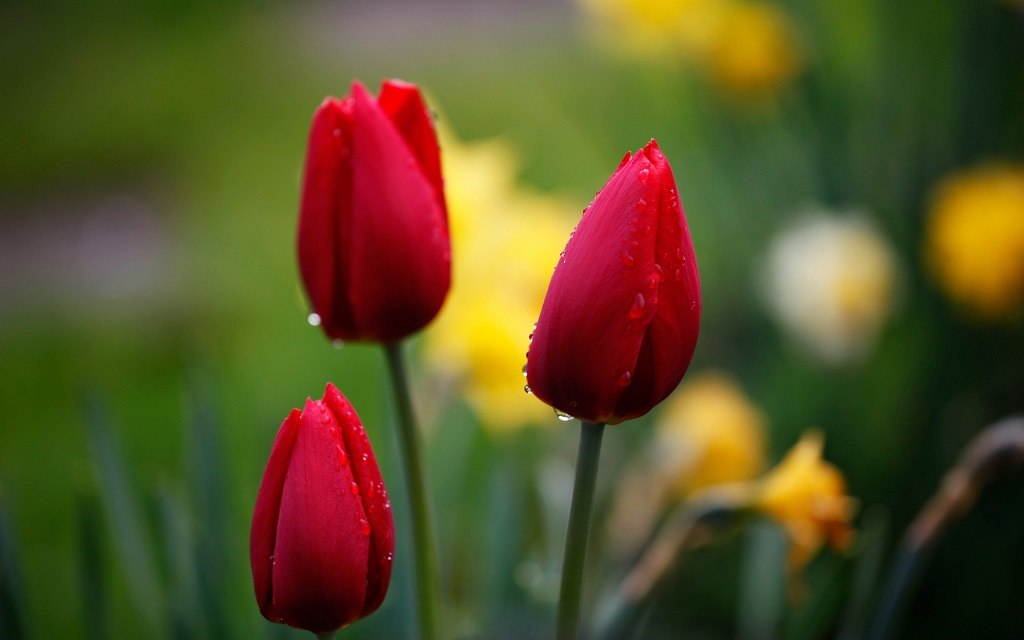
#> input picture lectures/1-partial-exam/5-lec/2-Детекција-на-рабови/image1.jpg, 1024 x 640 px
$ python -i cartoonize_image.py   (imports and definitions only)   (older library calls are emulated)
#> lines starting #> are read from the running program, lines starting #| are printed output that depends on the picture; after the words box and inside, x2 and y2 are one past the last pixel; in counts of white or black regions, pixels touching at a corner belong together
#> further down, picture is the input picture: shape (640, 1024, 3); mean B, G, R 38.9, 81.4, 90.6
import cv2
import numpy as np

def cartoonize_image(img, ds_factor=4, sketch_mode=False):
    # Convert image to grayscale
#> called with ds_factor = 4, sketch_mode = False
    img_gray = cv2.cvtColor(img, cv2.COLOR_BGR2GRAY)
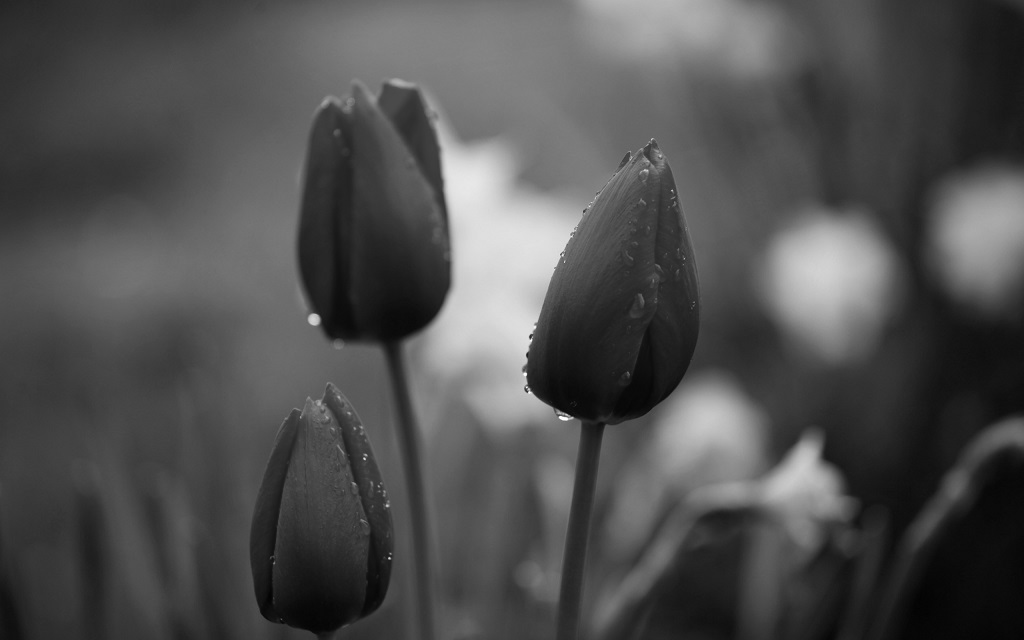
#> img_gray: shape (640, 1024); min 2, max 255, mean 79.3

    # Apply median filter to the grayscale image
    img_gray = cv2.medianBlur(img_gray, 7)

    # Detect edges in the image and threshold it
    edges = cv2.Laplacian(img_gray, cv2.CV_8U, ksize=5)
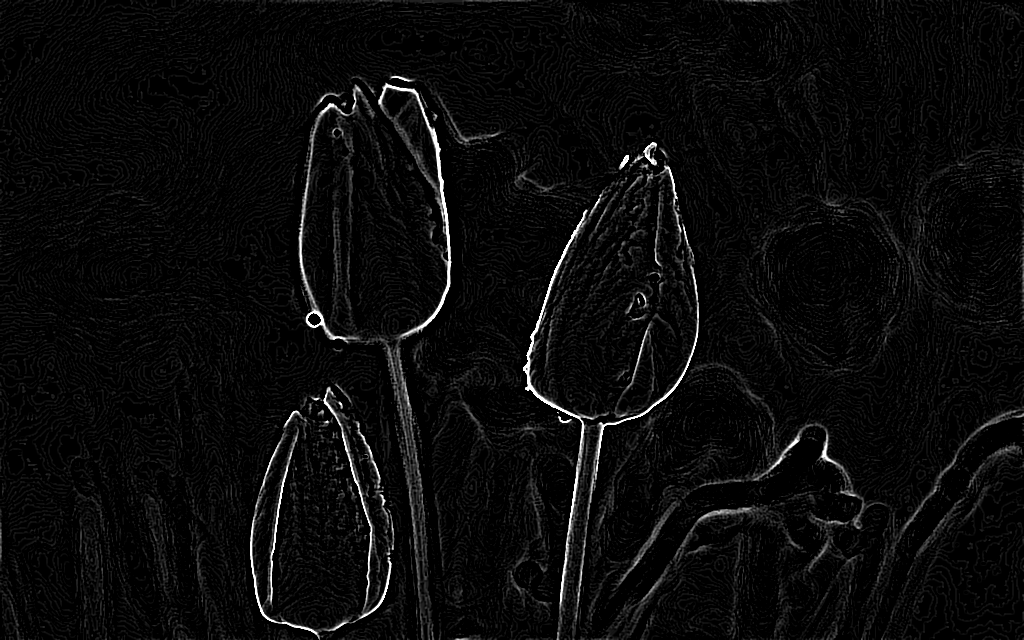
#> edges: shape (640, 1024); min 0, max 255, mean 10.3
    ret, mask = cv2.threshold(edges, 100, 255, cv2.THRESH_BINARY_INV)
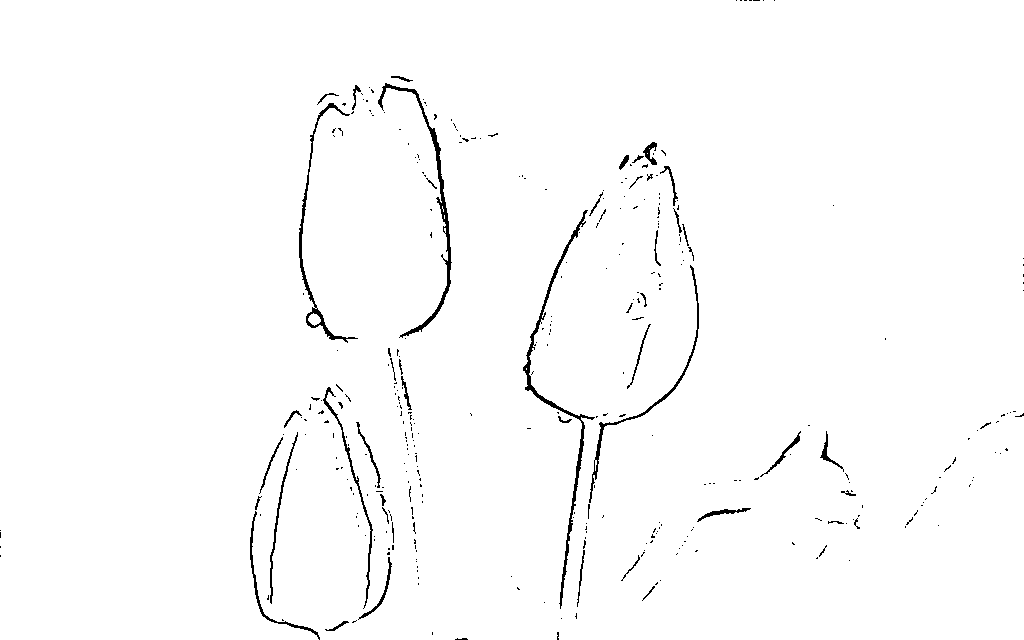
#> mask: shape (640, 1024); 98.5% white; black in thin lines or dots

    # 'mask' is the sketch of the image
    if sketch_mode:
        return cv2.cvtColor(mask, cv2.COLOR_GRAY2BGR)

    # Resize the image to a smaller size for faster computation
    img_small = cv2.resize(img, None, fx=1.0/ds_factor, fy=1.0/ds_factor, interpolation=cv2.INTER_AREA)
    num_repetitions = 10
    sigma_color = 5
    sigma_space = 7
    size = 5

    # Apply bilateral filter the image multiple times
    for i in range(num_repetitions):
        img_small = cv2.bilateralFilter(img_small, size, sigma_color, sigma_space)

    img_output = cv2.resize(img_small, None, fx=ds_factor, fy=ds_factor, interpolation=cv2.INTER_LINEAR)

    dst = np.zeros(img_gray.shape)

    # Add the thick boundary lines to the image using 'AND' operator
    dst = cv2.bitwise_and(img_output, img_output, mask=mask)
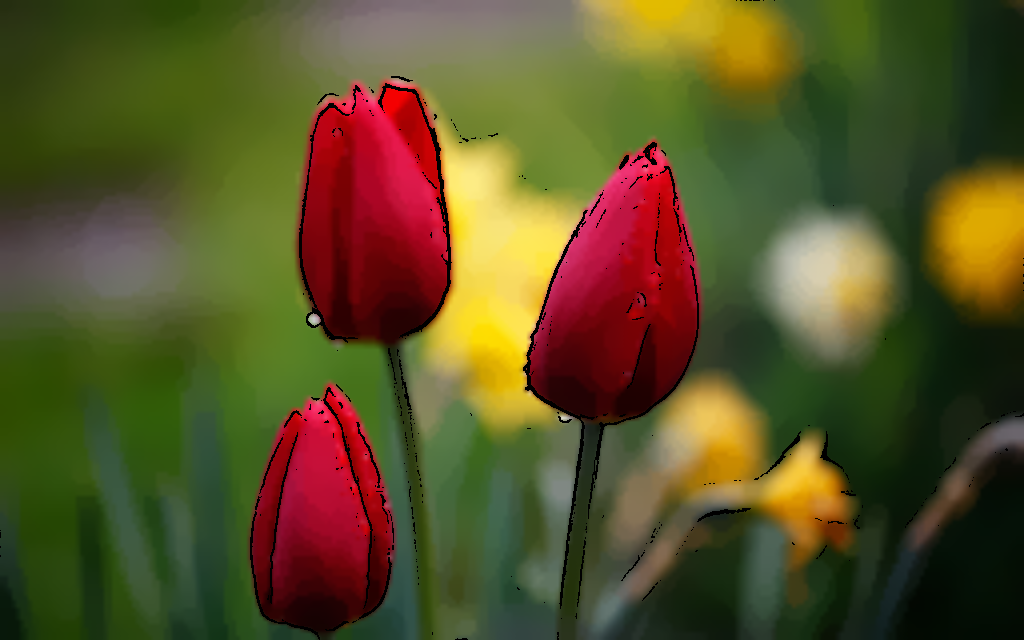
#> dst: shape (640, 1024, 3); mean B, G, R 38.4, 80.7, 88.7
    return dst

# [27 lines not run here, left out]

>>> import cv2
>>> picture = cv2.imread('image1.jpg')
>>> result = cartoonize_image(picture)

$ run again, on lectures/1-partial-exam/5-lec/2-Детекција-на-рабови/bike.png
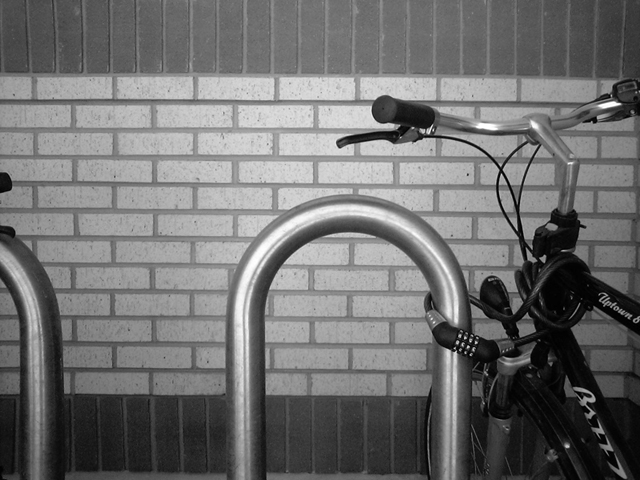
#> input picture lectures/1-partial-exam/5-lec/2-Детекција-на-рабови/bike.png, 640 x 480 px
#> picture is the input picture: shape (480, 640, 3); min 0, max 255, mean 112.2
#> in cartoonize_image, `ret, mask = cv2.threshold(edges, 100, 255, cv2.THRESH_BINARY_INV)`:
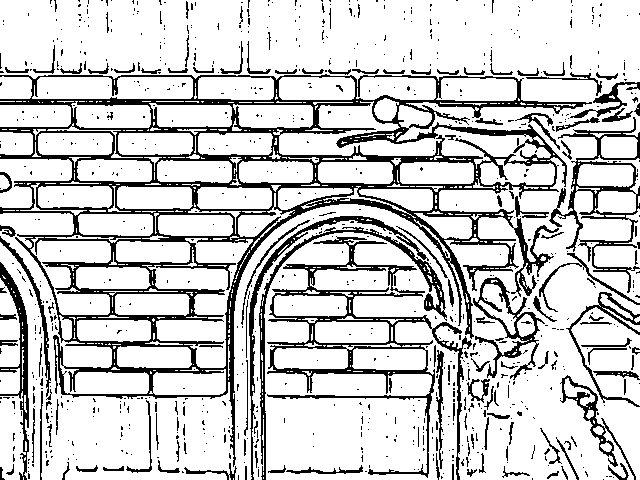
#> mask: shape (480, 640); 80.4% white; 874 black regions (735 under 20 px), largest, box (x1, y1, x2, y2) and area: (0, 74, 592, 467) 29918, (267, 236, 472, 480) 6211, (549, 117, 640, 293) 2670
#> in cartoonize_image, `dst = cv2.bitwise_and(img_output, img_output, mask=mask)`:
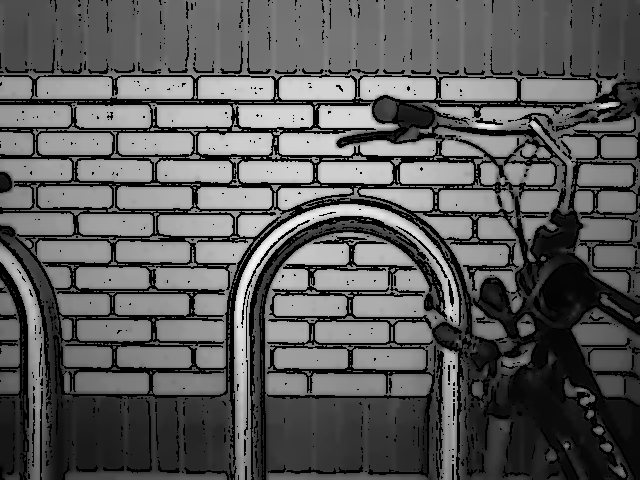
#> dst: shape (480, 640, 3); min 0, max 248, mean 91.6
